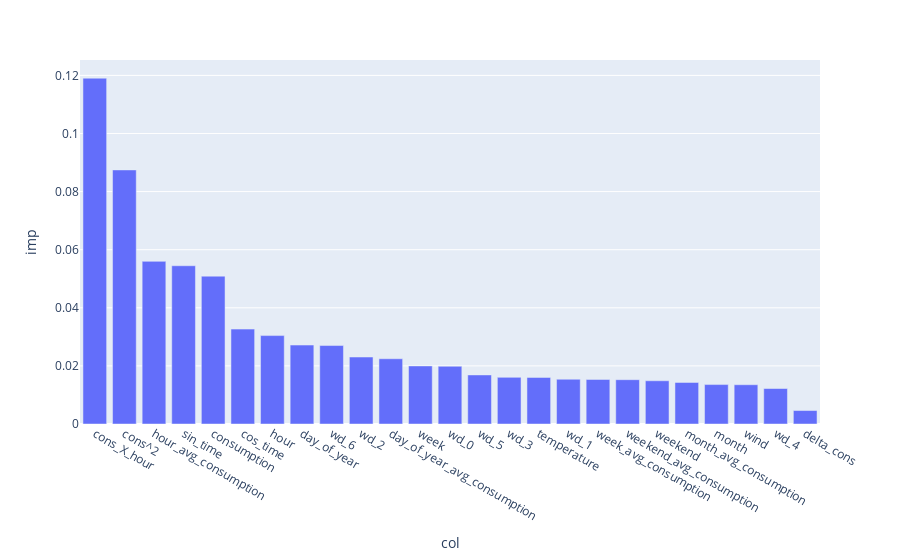

Notebook cell for this chart:
### Markdown cell above
This last plot (an interactive plot, thanks to the `plotly_express` library) allows us to see the importance of the 25 most relevant features when predicting `TV` consumption. Interestingly, the most important feature appears to be the `consumption * hour_of_the_day` feature that we built in the Feature Engineering section.

### Code cell
from xgboost import plot_importance
import plotly_express as px

feature_importances = pd.DataFrame({'col': pd.DataFrame(X_test, columns = input_train.columns).columns,
                                    'imp':XG.feature_importances_})
feature_importances = feature_importances[:25].sort_values(by='imp',ascending=False)
px.bar(feature_importances,x='col',y='imp')

### Figure 1 — Plotly figure (JSON) as saved in the notebook; plotly's stock layout.template omitted (floating-point values rounded to 4 significant figures)
{"data": [{"alignmentgroup": "True", "hoverlabel": {"namelength": 0}, "hovertemplate": "col=%{x}<br>imp=%{y}", "legendgroup": "", "marker": {"color": "#636efa"}, "name": "", "offsetgroup": "", "orientation": "v", "showlegend": false, "textposition": "auto", "type": "bar", "x": ["cons_X_hour", "cons^2", "hour_avg_consumption", "sin_time", "consumption", "cos_time", "hour", "day_of_year", "wd_6", "wd_2", "day_of_year_avg_consumption", "week", "wd_0", "wd_5", "wd_3", "temperature", "wd_1", "week_avg_consumption", "weekend_avg_consumption", "weekend", "month_avg_consumption", "month", "wind", "wd_4", "delta_cons"], "xaxis": "x", "y": [0.119, 0.08746, 0.05598, 0.05447, 0.05089, 0.03267, 0.03044, 0.02717, 0.02701, 0.02306, 0.02246, 0.01999, 0.01987, 0.01689, 0.01606, 0.01604, 0.0154, 0.01534, 0.01526, 0.01488, 0.01431, 0.01357, 0.01352, 0.01221, 0.004633], "yaxis": "y"}], "layout": {"barmode": "relative", "legend": {"tracegroupgap": 0}, "margin": {"t": 60}, "xaxis": {"anchor": "y", "domain": [0, 1], "title": {"text": "col"}}, "yaxis": {"anchor": "x", "domain": [0, 1], "title": {"text": "imp"}}}}
